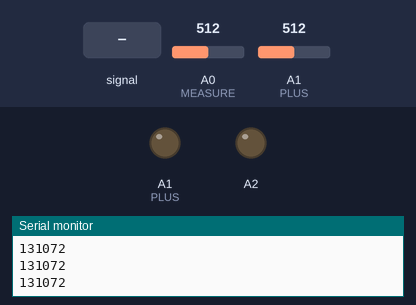
A sketch run on a simulated Arduino Uno, built with avr-gcc and run on an emulated ATmega328P. On the bench: output pins drawn as LEDs (lit = HIGH), the last lines printed to the serial monitor. Inputs (shaded band) come from the test bench; at power-on: A0 (MEASURE) = 512, A1 (PLUS) = 512.

Above: at 1.2 s.
1.3 s: A0 (MEASURE) fed a 2 Hz sine of ±306 counts around its level
At 2.4 s:
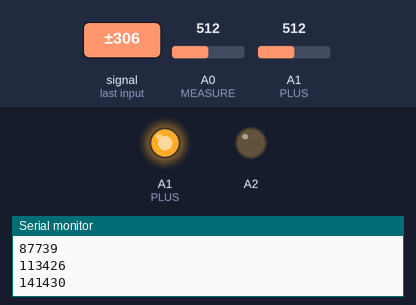
4.3 s: A0 (MEASURE) set to 306
At 5.0 s:
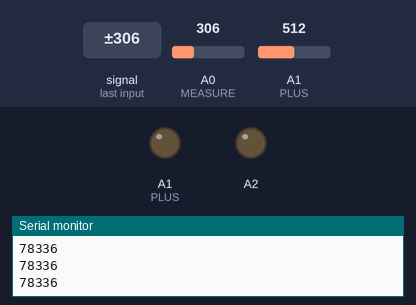
5.8 s: A0 (MEASURE) set to 348
7.3 s: A0 (MEASURE) set to 379
Timing chart, 0 to 9.8 s (numbered marks = the images above; inputs shaded):
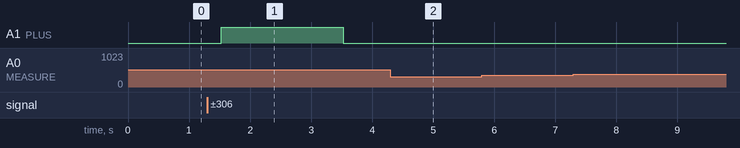

The sketch:

light_up_led.ino
```cpp
// (licence header left out)
// LED Connections
#define PLUS A1               // High side of the resistor
#define MEASURE A0            // Low side of resistor and anode of LED
// Cathode of LED goes to ground

#define NUMSAMPLES 32         // Number of samples to keep
#define MINJUMP 15000           // Minimum jump for blow out

uint32_t sensedata[NUMSAMPLES];
int dataptr = 0;
int buffull = 0;

void setup() {
  Serial.begin(115200);                     // Initialize serial communication
  pinMode(MEASURE, INPUT);
  //  pinMode(PLUS, /);
  pinMode(A2, OUTPUT);
  digitalWrite(A2, LOW);
  //  digitalWrite(PLUS, /);                 // Turn on the LED

  //  pinMode(PLUS, INPUT);/

  analogRead(PLUS);

  for (uint16_t i=0; i<NUMSAMPLES; i++) {
    sensedata[i] = 0xFFFFFF;
  }
}

void loop() {
  int cnt;
  uint32_t sum = 0;

  // Sum 256 adc readings (to reduce adc noise)
  for (cnt = 0; cnt < 256; cnt++)
  {
    sum = sum + analogRead(MEASURE);
  }
                    // Output sum so we can watch with Serial Plotter

  uint32_t avg = 0;
  for (uint16_t i=0; i<NUMSAMPLES; i++) {
    avg += sensedata[i];
  }

  avg /= NUMSAMPLES;
  int32_t delta = sum - avg;

  Serial.println(sum);
//  Serial.println(delta);


  if (delta > MINJUMP) {
    pinMode(PLUS, OUTPUT);
    digitalWrite(PLUS, HIGH);
    delay(2000);
    digitalWrite(PLUS, LOW);
    pinMode(PLUS, INPUT);
    analogRead(PLUS);
    delay(1000);
  }

  {
    sensedata[dataptr] = sum;               // Store the latest data in the buffer
    dataptr = (dataptr + 1) % NUMSAMPLES;
  }

  delay(1);
}
```

Measured:
- after the input at 1.3 s, A1 (PLUS): LOW → HIGH after 0.22 s, → LOW 2.0 s later
- after the input at 4.3 s, A1 (PLUS): stays LOW (without the input it goes to HIGH after 0.25 s)
